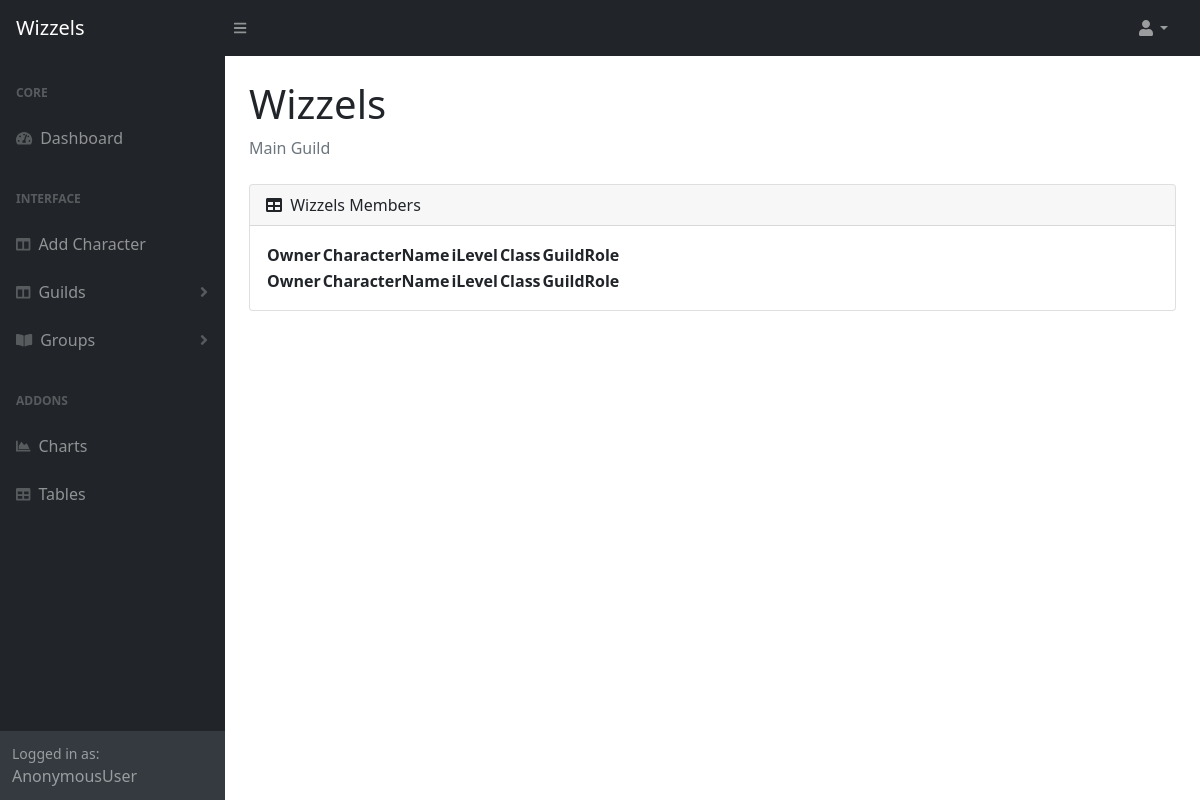
The app's page /wizzels/, older data.
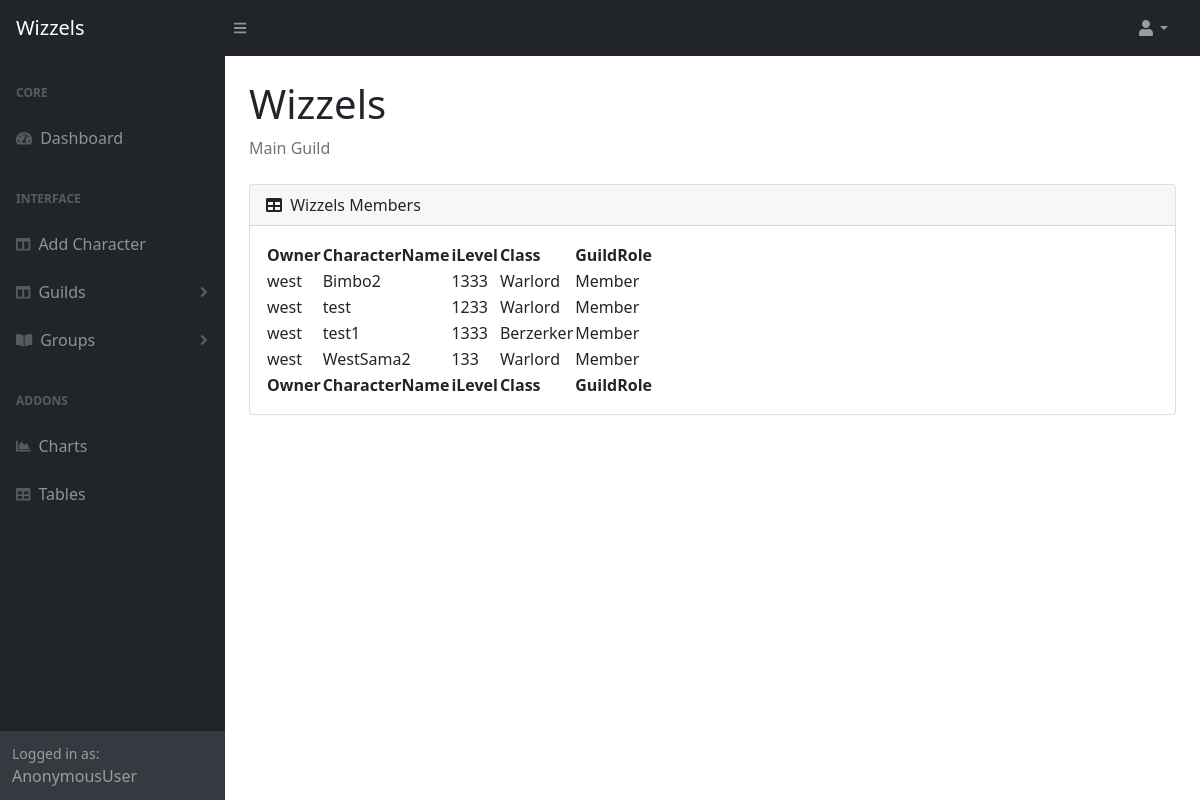
The same page, newer data.
### guildboard/models.py (models this page shows, shortened)
class Character(models.Model):
    user = models.ForeignKey(User, on_delete=models.CASCADE, null=True)
    name = models.CharField(max_length=64)
    iLevel = models.IntegerField(null=False)
    guildRole = models.CharField(max_length=64, default="Member")
    classe = models.CharField(max_length=64, default="")
    guild = models.ForeignKey(Guild, on_delete=models.CASCADE, blank=True, null=True)

### guildboard/views.py (the view)
# urls.py: path("wizzels/", views.wizzelsPage, name="wizzels"),
def wizzelsPage(request):
    chars = Character.objects.all()
    context = {"chars":chars}
    return render(request, "guildboard/wizzels.html", context)

### guildboard/templates/guildboard/wizzels.html (shortened to what this page needs)
{% extends "guildboard/layout.html" %}
{% block pageTitle %}Wizzels{% endblock %}
{% block pageInfo %}Main Guild{% endblock %}
{% block body %}
{% load static %}
<div class="card mb-4">
    <div class="card-header">
        <i class="fas fa-table me-1"></i>
        Wizzels Members
    </div>
    <div class="card-body">
        <table id="datatablesSimple">
            <thead>
                <tr>
                    <th>Owner</th>
                    <th>CharacterName</th>
                    <th>iLevel</th>
                    <th>Class</th>
                    <th>GuildRole</th>
                </tr>
            </thead>
            <tfoot>
                <tr>
                    <th>Owner</th>
                    <th>CharacterName</th>
                    <th>iLevel</th>
                    <th>Class</th>
                    <th>GuildRole</th>
                </tr>
            </tfoot>
            <tbody>
            {% for char in chars %}
            {% if char.guild != Wizzels %}
                <tr>
                    <td>{{ char.user }}</td>
                    <td>{{ char.name }}</td>
                    <td>{{ char.iLevel }}</td>
                    <td>{{ char.classe }}</td>
                    <td>{{ char.guildRole }}</td>
                </tr>
            {% endif %}
            {% endfor %}
        </tbody>
        </table>
    </div>
</div>
{% endblock %}

Row changes from the older to the newer data that the page shows:
now on this page (row edited): Character: user "west", name "Bimbo2", iLevel "1333", classe "Warlord", guildRole "Member"
now on this page (row edited): Character: user "west", name "test", iLevel "1233", classe "Warlord", guildRole "Member"
now on this page (row edited): Character: user "west", name "test1", iLevel "1333", classe "Berzerker", guildRole "Member"
now on this page (row edited): Character: user "west", name "WestSama2", iLevel "133", classe "Warlord", guildRole "Member"
